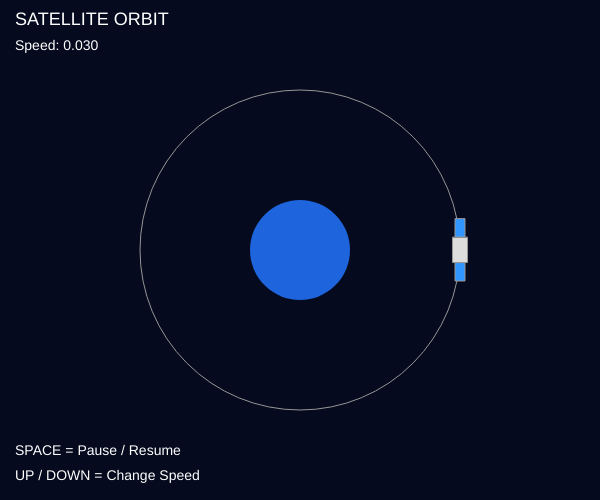
Frame 1 (no input)
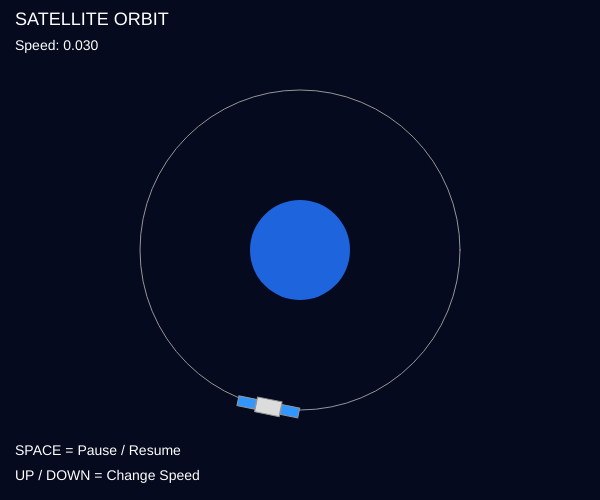
Frame 60 (no input)
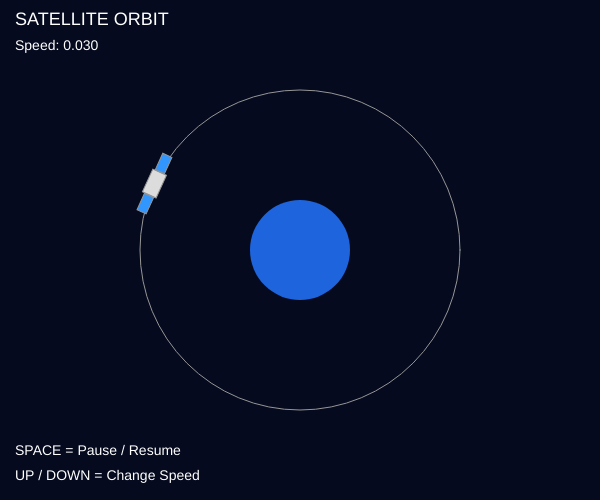
Frame 120 (the mouse pressed at the canvas centre since frame 60)

The p5.js sketch that drew these frames (run headless with seeded random() and noise() and a simulated clock; from frame 60 on, the mouse is pressed at the canvas centre):

// p5.js sketch
// ── sketch.js
let angle = 0;
let speed = 0.03;
let paused = false;

let centerX = 300;
let centerY = 250;
let orbitRadius = 160;

function setup() {
    createCanvas(600, 500);
}

function draw() {
    background(5, 10, 30);

    // Draw Earth
    noStroke();
    fill(30, 100, 220);
    circle(centerX, centerY, 100);

    // Draw the orbit path
    noFill();
    stroke(150);
    strokeWeight(1);
    circle(centerX, centerY, orbitRadius * 2);

    // Calculate satellite position
    let x = centerX + cos(angle) * orbitRadius;
    let y = centerY + sin(angle) * orbitRadius;

    // Draw satellite
    push();
    translate(x, y);
    rotate(angle + HALF_PI);

    fill(220);
    rectMode(CENTER);
    rect(0, 0, 25, 15);

    fill(50, 150, 255);
    rect(-22, 0, 18, 10);
    rect(22, 0, 18, 10);

    pop();

    // Display information
    fill(255);
    noStroke();
    textSize(18);
    text("SATELLITE ORBIT", 15, 25);

    textSize(14);
    text("Speed: " + speed.toFixed(3), 15, 50);

    text("SPACE = Pause / Resume", 15, 455);
    text("UP / DOWN = Change Speed", 15, 480);

    // Update satellite angle
    if (!paused) {
        angle = angle + speed;
    }
}

// Keyboard controls
function keyPressed() {

    if (key === ' ') {
        paused = !paused;
    }

    if (keyCode === 38) {
        speed = speed + 0.01;
    }

    if (keyCode === 40) {
        speed = max(0.005, speed - 0.01);
    }
}
